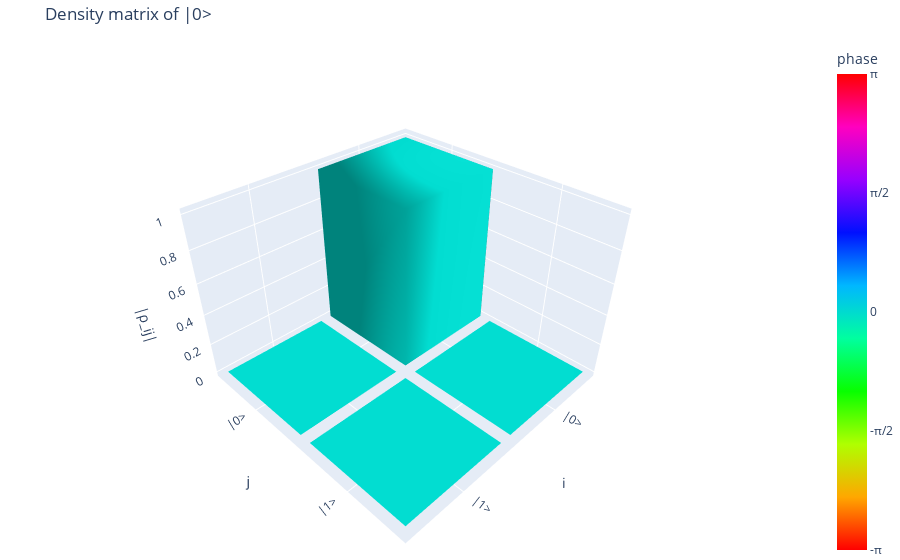
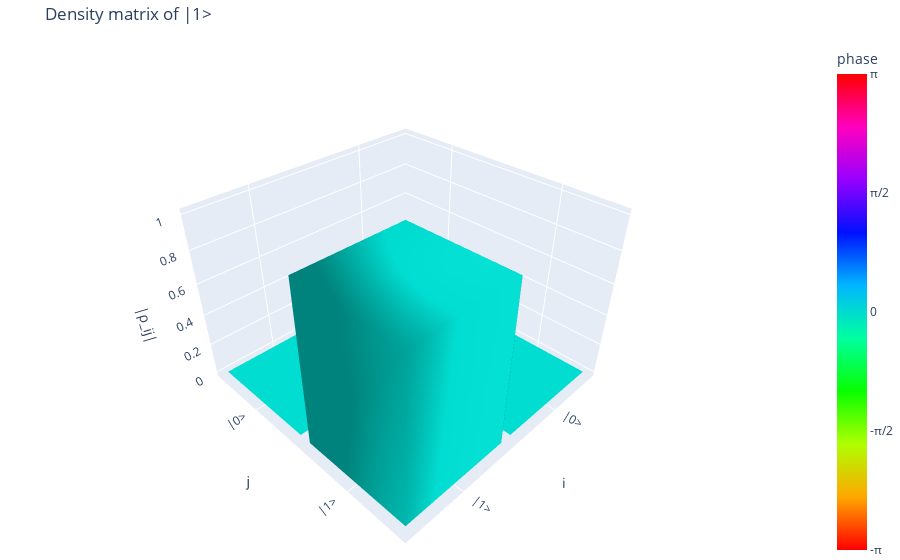
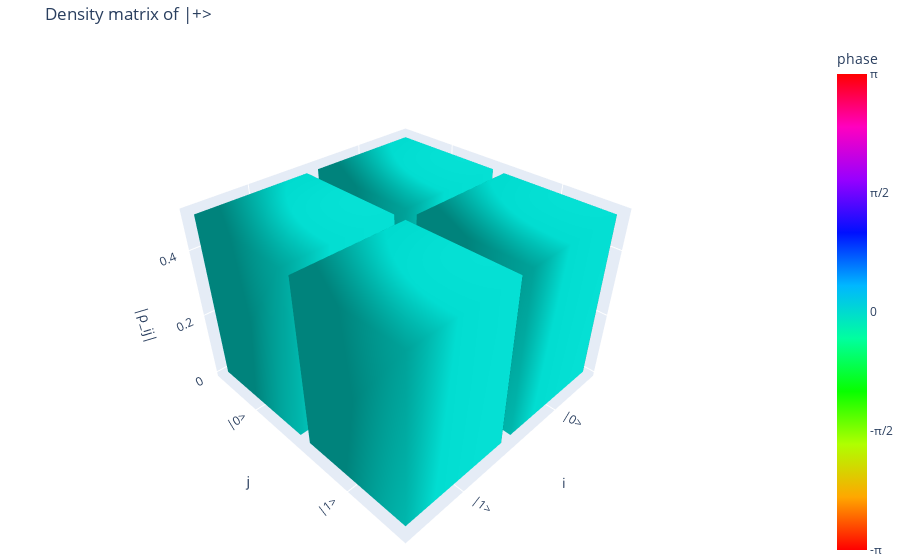
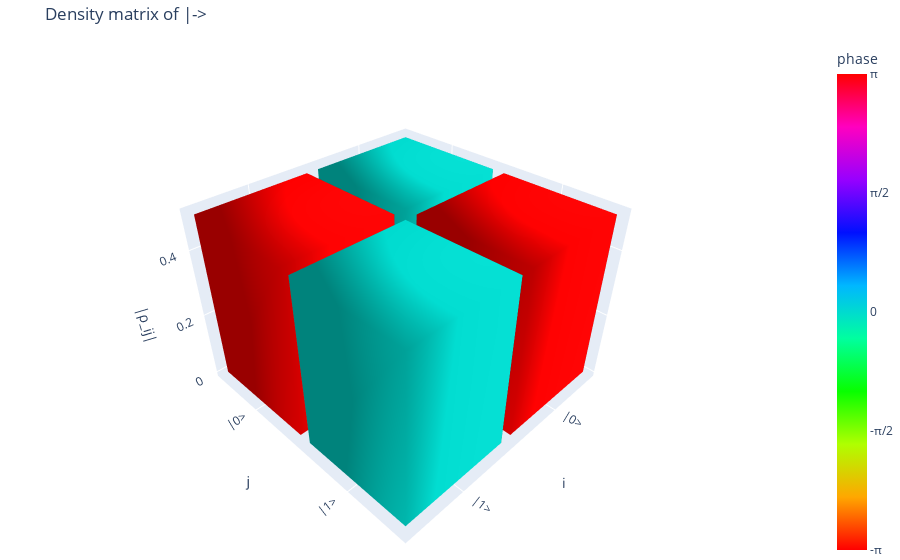

Notebook code for these charts, in order:
### Code cell
for name, rho in density_matrices.items():
    plot_density_matrix_histogram(
        rho,
        basis_labels=["|0>", "|1>"],
        title=f"Density matrix of {name}"
    )
    print(name, "trace:", np.trace(rho))
    print(name, "Hermitian:", np.allclose(rho, rho.conj().T))

### Figure 1 — Plotly figure (JSON) as saved in the notebook; plotly's stock layout.template omitted (floating-point values rounded to 4 significant figures)
{"data": [{"cmax": 3.142, "cmin": -3.142, "colorbar": {"ticktext": ["-π", "-π/2", "0", "π/2", "π"], "tickvals": [-3.142, -1.571, 0, 1.571, 3.142], "title": {"text": "phase "}}, "colorscale": [[0, "#ff0000"], [0.1111, "#ffa700"], [0.2222, "#afff00"], [0.3333, "#08ff00"], [0.4444, "#00ff9f"], [0.5556, "#00b7ff"], [0.6667, "#0010ff"], [0.7778, "#9700ff"], [0.8889, "#ff00bf"], [1, "#ff0000"]], "flatshading": false, "hovertemplate": "i=0, j=0<br>|ρ_ij|=1.000<br>arg(ρ_ij)=0<extra></extra>", "i": [0, 0, 4, 4, 0, 0, 1, 1, 2, 2, 3, 3], "intensity": [0, 0, 0, 0, 0, 0, 0, 0], "j": [1, 2, 5, 6, 1, 5, 2, 6, 3, 7, 0, 4], "k": [2, 3, 6, 7, 5, 4, 6, 5, 7, 6, 4, 7], "lighting": {"ambient": 0.6, "diffuse": 0.7}, "opacity": 1, "showscale": true, "type": "mesh3d", "x": [-0.45, 0.45, 0.45, -0.45, -0.45, 0.45, 0.45, -0.45], "y": [-0.45, -0.45, 0.45, 0.45, -0.45, -0.45, 0.45, 0.45], "z": [0, 0, 0, 0, 1, 1, 1, 1]}, {"cmax": 3.142, "cmin": -3.142, "colorscale": [[0, "#ff0000"], [0.1111, "#ffa700"], [0.2222, "#afff00"], [0.3333, "#08ff00"], [0.4444, "#00ff9f"], [0.5556, "#00b7ff"], [0.6667, "#0010ff"], [0.7778, "#9700ff"], [0.8889, "#ff00bf"], [1, "#ff0000"]], "flatshading": false, "hovertemplate": "i=0, j=1<br>|ρ_ij|=0.000<br>arg(ρ_ij)=0<extra></extra>", "i": [0, 0, 4, 4, 0, 0, 1, 1, 2, 2, 3, 3], "intensity": [0, 0, 0, 0, 0, 0, 0, 0], "j": [1, 2, 5, 6, 1, 5, 2, 6, 3, 7, 0, 4], "k": [2, 3, 6, 7, 5, 4, 6, 5, 7, 6, 4, 7], "lighting": {"ambient": 0.6, "diffuse": 0.7}, "opacity": 1, "showscale": false, "type": "mesh3d", "x": [-0.45, 0.45, 0.45, -0.45, -0.45, 0.45, 0.45, -0.45], "y": [0.55, 0.55, 1.45, 1.45, 0.55, 0.55, 1.45, 1.45], "z": [0, 0, 0, 0, 0, 0, 0, 0]}, {"cmax": 3.142, "cmin": -3.142, "colorscale": [[0, "#ff0000"], [0.1111, "#ffa700"], [0.2222, "#afff00"], [0.3333, "#08ff00"], [0.4444, "#00ff9f"], [0.5556, "#00b7ff"], [0.6667, "#0010ff"], [0.7778, "#9700ff"], [0.8889, "#ff00bf"], [1, "#ff0000"]], "flatshading": false, "hovertemplate": "i=1, j=0<br>|ρ_ij|=0.000<br>arg(ρ_ij)=0<extra></extra>", "i": [0, 0, 4, 4, 0, 0, 1, 1, 2, 2, 3, 3], "intensity": [0, 0, 0, 0, 0, 0, 0, 0], "j": [1, 2, 5, 6, 1, 5, 2, 6, 3, 7, 0, 4], "k": [2, 3, 6, 7, 5, 4, 6, 5, 7, 6, 4, 7], "lighting": {"ambient": 0.6, "diffuse": 0.7}, "opacity": 1, "showscale": false, "type": "mesh3d", "x": [0.55, 1.45, 1.45, 0.55, 0.55, 1.45, 1.45, 0.55], "y": [-0.45, -0.45, 0.45, 0.45, -0.45, -0.45, 0.45, 0.45], "z": [0, 0, 0, 0, 0, 0, 0, 0]}, {"cmax": 3.142, "cmin": -3.142, "colorscale": [[0, "#ff0000"], [0.1111, "#ffa700"], [0.2222, "#afff00"], [0.3333, "#08ff00"], [0.4444, "#00ff9f"], [0.5556, "#00b7ff"], [0.6667, "#0010ff"], [0.7778, "#9700ff"], [0.8889, "#ff00bf"], [1, "#ff0000"]], "flatshading": false, "hovertemplate": "i=1, j=1<br>|ρ_ij|=0.000<br>arg(ρ_ij)=0<extra></extra>", "i": [0, 0, 4, 4, 0, 0, 1, 1, 2, 2, 3, 3], "intensity": [0, 0, 0, 0, 0, 0, 0, 0], "j": [1, 2, 5, 6, 1, 5, 2, 6, 3, 7, 0, 4], "k": [2, 3, 6, 7, 5, 4, 6, 5, 7, 6, 4, 7], "lighting": {"ambient": 0.6, "diffuse": 0.7}, "opacity": 1, "showscale": false, "type": "mesh3d", "x": [0.55, 1.45, 1.45, 0.55, 0.55, 1.45, 1.45, 0.55], "y": [0.55, 0.55, 1.45, 1.45, 0.55, 0.55, 1.45, 1.45], "z": [0, 0, 0, 0, 0, 0, 0, 0]}], "layout": {"margin": {"b": 0, "l": 0, "r": 0, "t": 40}, "scene": {"aspectratio": {"x": 1, "y": 1, "z": 0.7}, "xaxis": {"tickmode": "array", "ticktext": ["|0>", "|1>"], "tickvals": [0, 1], "title": {"text": "i"}}, "yaxis": {"tickmode": "array", "ticktext": ["|0>", "|1>"], "tickvals": [0, 1], "title": {"text": "j"}}, "zaxis": {"title": {"text": "|ρ_ij|"}}}, "title": {"text": "Density matrix of |0>"}}}

### Figure 2 — Plotly figure (JSON) as saved in the notebook; plotly's stock layout.template omitted (floating-point values rounded to 4 significant figures)
{"data": [{"cmax": 3.142, "cmin": -3.142, "colorbar": {"ticktext": ["-π", "-π/2", "0", "π/2", "π"], "tickvals": [-3.142, -1.571, 0, 1.571, 3.142], "title": {"text": "phase "}}, "colorscale": [[0, "#ff0000"], [0.1111, "#ffa700"], [0.2222, "#afff00"], [0.3333, "#08ff00"], [0.4444, "#00ff9f"], [0.5556, "#00b7ff"], [0.6667, "#0010ff"], [0.7778, "#9700ff"], [0.8889, "#ff00bf"], [1, "#ff0000"]], "flatshading": false, "hovertemplate": "i=0, j=0<br>|ρ_ij|=0.000<br>arg(ρ_ij)=0<extra></extra>", "i": [0, 0, 4, 4, 0, 0, 1, 1, 2, 2, 3, 3], "intensity": [0, 0, 0, 0, 0, 0, 0, 0], "j": [1, 2, 5, 6, 1, 5, 2, 6, 3, 7, 0, 4], "k": [2, 3, 6, 7, 5, 4, 6, 5, 7, 6, 4, 7], "lighting": {"ambient": 0.6, "diffuse": 0.7}, "opacity": 1, "showscale": true, "type": "mesh3d", "x": [-0.45, 0.45, 0.45, -0.45, -0.45, 0.45, 0.45, -0.45], "y": [-0.45, -0.45, 0.45, 0.45, -0.45, -0.45, 0.45, 0.45], "z": [0, 0, 0, 0, 0, 0, 0, 0]}, {"cmax": 3.142, "cmin": -3.142, "colorscale": [[0, "#ff0000"], [0.1111, "#ffa700"], [0.2222, "#afff00"], [0.3333, "#08ff00"], [0.4444, "#00ff9f"], [0.5556, "#00b7ff"], [0.6667, "#0010ff"], [0.7778, "#9700ff"], [0.8889, "#ff00bf"], [1, "#ff0000"]], "flatshading": false, "hovertemplate": "i=0, j=1<br>|ρ_ij|=0.000<br>arg(ρ_ij)=0<extra></extra>", "i": [0, 0, 4, 4, 0, 0, 1, 1, 2, 2, 3, 3], "intensity": [0, 0, 0, 0, 0, 0, 0, 0], "j": [1, 2, 5, 6, 1, 5, 2, 6, 3, 7, 0, 4], "k": [2, 3, 6, 7, 5, 4, 6, 5, 7, 6, 4, 7], "lighting": {"ambient": 0.6, "diffuse": 0.7}, "opacity": 1, "showscale": false, "type": "mesh3d", "x": [-0.45, 0.45, 0.45, -0.45, -0.45, 0.45, 0.45, -0.45], "y": [0.55, 0.55, 1.45, 1.45, 0.55, 0.55, 1.45, 1.45], "z": [0, 0, 0, 0, 0, 0, 0, 0]}, {"cmax": 3.142, "cmin": -3.142, "colorscale": [[0, "#ff0000"], [0.1111, "#ffa700"], [0.2222, "#afff00"], [0.3333, "#08ff00"], [0.4444, "#00ff9f"], [0.5556, "#00b7ff"], [0.6667, "#0010ff"], [0.7778, "#9700ff"], [0.8889, "#ff00bf"], [1, "#ff0000"]], "flatshading": false, "hovertemplate": "i=1, j=0<br>|ρ_ij|=0.000<br>arg(ρ_ij)=0<extra></extra>", "i": [0, 0, 4, 4, 0, 0, 1, 1, 2, 2, 3, 3], "intensity": [0, 0, 0, 0, 0, 0, 0, 0], "j": [1, 2, 5, 6, 1, 5, 2, 6, 3, 7, 0, 4], "k": [2, 3, 6, 7, 5, 4, 6, 5, 7, 6, 4, 7], "lighting": {"ambient": 0.6, "diffuse": 0.7}, "opacity": 1, "showscale": false, "type": "mesh3d", "x": [0.55, 1.45, 1.45, 0.55, 0.55, 1.45, 1.45, 0.55], "y": [-0.45, -0.45, 0.45, 0.45, -0.45, -0.45, 0.45, 0.45], "z": [0, 0, 0, 0, 0, 0, 0, 0]}, {"cmax": 3.142, "cmin": -3.142, "colorscale": [[0, "#ff0000"], [0.1111, "#ffa700"], [0.2222, "#afff00"], [0.3333, "#08ff00"], [0.4444, "#00ff9f"], [0.5556, "#00b7ff"], [0.6667, "#0010ff"], [0.7778, "#9700ff"], [0.8889, "#ff00bf"], [1, "#ff0000"]], "flatshading": false, "hovertemplate": "i=1, j=1<br>|ρ_ij|=1.000<br>arg(ρ_ij)=0<extra></extra>", "i": [0, 0, 4, 4, 0, 0, 1, 1, 2, 2, 3, 3], "intensity": [0, 0, 0, 0, 0, 0, 0, 0], "j": [1, 2, 5, 6, 1, 5, 2, 6, 3, 7, 0, 4], "k": [2, 3, 6, 7, 5, 4, 6, 5, 7, 6, 4, 7], "lighting": {"ambient": 0.6, "diffuse": 0.7}, "opacity": 1, "showscale": false, "type": "mesh3d", "x": [0.55, 1.45, 1.45, 0.55, 0.55, 1.45, 1.45, 0.55], "y": [0.55, 0.55, 1.45, 1.45, 0.55, 0.55, 1.45, 1.45], "z": [0, 0, 0, 0, 1, 1, 1, 1]}], "layout": {"margin": {"b": 0, "l": 0, "r": 0, "t": 40}, "scene": {"aspectratio": {"x": 1, "y": 1, "z": 0.7}, "xaxis": {"tickmode": "array", "ticktext": ["|0>", "|1>"], "tickvals": [0, 1], "title": {"text": "i"}}, "yaxis": {"tickmode": "array", "ticktext": ["|0>", "|1>"], "tickvals": [0, 1], "title": {"text": "j"}}, "zaxis": {"title": {"text": "|ρ_ij|"}}}, "title": {"text": "Density matrix of |1>"}}}

### Figure 3 — Plotly figure (JSON) as saved in the notebook; plotly's stock layout.template omitted (floating-point values rounded to 4 significant figures)
{"data": [{"cmax": 3.142, "cmin": -3.142, "colorbar": {"ticktext": ["-π", "-π/2", "0", "π/2", "π"], "tickvals": [-3.142, -1.571, 0, 1.571, 3.142], "title": {"text": "phase "}}, "colorscale": [[0, "#ff0000"], [0.1111, "#ffa700"], [0.2222, "#afff00"], [0.3333, "#08ff00"], [0.4444, "#00ff9f"], [0.5556, "#00b7ff"], [0.6667, "#0010ff"], [0.7778, "#9700ff"], [0.8889, "#ff00bf"], [1, "#ff0000"]], "flatshading": false, "hovertemplate": "i=0, j=0<br>|ρ_ij|=0.500<br>arg(ρ_ij)=0<extra></extra>", "i": [0, 0, 4, 4, 0, 0, 1, 1, 2, 2, 3, 3], "intensity": [0, 0, 0, 0, 0, 0, 0, 0], "j": [1, 2, 5, 6, 1, 5, 2, 6, 3, 7, 0, 4], "k": [2, 3, 6, 7, 5, 4, 6, 5, 7, 6, 4, 7], "lighting": {"ambient": 0.6, "diffuse": 0.7}, "opacity": 1, "showscale": true, "type": "mesh3d", "x": [-0.45, 0.45, 0.45, -0.45, -0.45, 0.45, 0.45, -0.45], "y": [-0.45, -0.45, 0.45, 0.45, -0.45, -0.45, 0.45, 0.45], "z": [0, 0, 0, 0, 0.5, 0.5, 0.5, 0.5]}, {"cmax": 3.142, "cmin": -3.142, "colorscale": [[0, "#ff0000"], [0.1111, "#ffa700"], [0.2222, "#afff00"], [0.3333, "#08ff00"], [0.4444, "#00ff9f"], [0.5556, "#00b7ff"], [0.6667, "#0010ff"], [0.7778, "#9700ff"], [0.8889, "#ff00bf"], [1, "#ff0000"]], "flatshading": false, "hovertemplate": "i=0, j=1<br>|ρ_ij|=0.500<br>arg(ρ_ij)=0<extra></extra>", "i": [0, 0, 4, 4, 0, 0, 1, 1, 2, 2, 3, 3], "intensity": [0, 0, 0, 0, 0, 0, 0, 0], "j": [1, 2, 5, 6, 1, 5, 2, 6, 3, 7, 0, 4], "k": [2, 3, 6, 7, 5, 4, 6, 5, 7, 6, 4, 7], "lighting": {"ambient": 0.6, "diffuse": 0.7}, "opacity": 1, "showscale": false, "type": "mesh3d", "x": [-0.45, 0.45, 0.45, -0.45, -0.45, 0.45, 0.45, -0.45], "y": [0.55, 0.55, 1.45, 1.45, 0.55, 0.55, 1.45, 1.45], "z": [0, 0, 0, 0, 0.5, 0.5, 0.5, 0.5]}, {"cmax": 3.142, "cmin": -3.142, "colorscale": [[0, "#ff0000"], [0.1111, "#ffa700"], [0.2222, "#afff00"], [0.3333, "#08ff00"], [0.4444, "#00ff9f"], [0.5556, "#00b7ff"], [0.6667, "#0010ff"], [0.7778, "#9700ff"], [0.8889, "#ff00bf"], [1, "#ff0000"]], "flatshading": false, "hovertemplate": "i=1, j=0<br>|ρ_ij|=0.500<br>arg(ρ_ij)=0<extra></extra>", "i": [0, 0, 4, 4, 0, 0, 1, 1, 2, 2, 3, 3], "intensity": [0, 0, 0, 0, 0, 0, 0, 0], "j": [1, 2, 5, 6, 1, 5, 2, 6, 3, 7, 0, 4], "k": [2, 3, 6, 7, 5, 4, 6, 5, 7, 6, 4, 7], "lighting": {"ambient": 0.6, "diffuse": 0.7}, "opacity": 1, "showscale": false, "type": "mesh3d", "x": [0.55, 1.45, 1.45, 0.55, 0.55, 1.45, 1.45, 0.55], "y": [-0.45, -0.45, 0.45, 0.45, -0.45, -0.45, 0.45, 0.45], "z": [0, 0, 0, 0, 0.5, 0.5, 0.5, 0.5]}, {"cmax": 3.142, "cmin": -3.142, "colorscale": [[0, "#ff0000"], [0.1111, "#ffa700"], [0.2222, "#afff00"], [0.3333, "#08ff00"], [0.4444, "#00ff9f"], [0.5556, "#00b7ff"], [0.6667, "#0010ff"], [0.7778, "#9700ff"], [0.8889, "#ff00bf"], [1, "#ff0000"]], "flatshading": false, "hovertemplate": "i=1, j=1<br>|ρ_ij|=0.500<br>arg(ρ_ij)=0<extra></extra>", "i": [0, 0, 4, 4, 0, 0, 1, 1, 2, 2, 3, 3], "intensity": [0, 0, 0, 0, 0, 0, 0, 0], "j": [1, 2, 5, 6, 1, 5, 2, 6, 3, 7, 0, 4], "k": [2, 3, 6, 7, 5, 4, 6, 5, 7, 6, 4, 7], "lighting": {"ambient": 0.6, "diffuse": 0.7}, "opacity": 1, "showscale": false, "type": "mesh3d", "x": [0.55, 1.45, 1.45, 0.55, 0.55, 1.45, 1.45, 0.55], "y": [0.55, 0.55, 1.45, 1.45, 0.55, 0.55, 1.45, 1.45], "z": [0, 0, 0, 0, 0.5, 0.5, 0.5, 0.5]}], "layout": {"margin": {"b": 0, "l": 0, "r": 0, "t": 40}, "scene": {"aspectratio": {"x": 1, "y": 1, "z": 0.7}, "xaxis": {"tickmode": "array", "ticktext": ["|0>", "|1>"], "tickvals": [0, 1], "title": {"text": "i"}}, "yaxis": {"tickmode": "array", "ticktext": ["|0>", "|1>"], "tickvals": [0, 1], "title": {"text": "j"}}, "zaxis": {"title": {"text": "|ρ_ij|"}}}, "title": {"text": "Density matrix of |+>"}}}

### Figure 4 — Plotly figure (JSON) as saved in the notebook; plotly's stock layout.template omitted (floating-point values rounded to 4 significant figures)
{"data": [{"cmax": 3.142, "cmin": -3.142, "colorbar": {"ticktext": ["-π", "-π/2", "0", "π/2", "π"], "tickvals": [-3.142, -1.571, 0, 1.571, 3.142], "title": {"text": "phase "}}, "colorscale": [[0, "#ff0000"], [0.1111, "#ffa700"], [0.2222, "#afff00"], [0.3333, "#08ff00"], [0.4444, "#00ff9f"], [0.5556, "#00b7ff"], [0.6667, "#0010ff"], [0.7778, "#9700ff"], [0.8889, "#ff00bf"], [1, "#ff0000"]], "flatshading": false, "hovertemplate": "i=0, j=0<br>|ρ_ij|=0.500<br>arg(ρ_ij)=0<extra></extra>", "i": [0, 0, 4, 4, 0, 0, 1, 1, 2, 2, 3, 3], "intensity": [0, 0, 0, 0, 0, 0, 0, 0], "j": [1, 2, 5, 6, 1, 5, 2, 6, 3, 7, 0, 4], "k": [2, 3, 6, 7, 5, 4, 6, 5, 7, 6, 4, 7], "lighting": {"ambient": 0.6, "diffuse": 0.7}, "opacity": 1, "showscale": true, "type": "mesh3d", "x": [-0.45, 0.45, 0.45, -0.45, -0.45, 0.45, 0.45, -0.45], "y": [-0.45, -0.45, 0.45, 0.45, -0.45, -0.45, 0.45, 0.45], "z": [0, 0, 0, 0, 0.5, 0.5, 0.5, 0.5]}, {"cmax": 3.142, "cmin": -3.142, "colorscale": [[0, "#ff0000"], [0.1111, "#ffa700"], [0.2222, "#afff00"], [0.3333, "#08ff00"], [0.4444, "#00ff9f"], [0.5556, "#00b7ff"], [0.6667, "#0010ff"], [0.7778, "#9700ff"], [0.8889, "#ff00bf"], [1, "#ff0000"]], "flatshading": false, "hovertemplate": "i=0, j=1<br>|ρ_ij|=0.500<br>arg(ρ_ij)=π<extra></extra>", "i": [0, 0, 4, 4, 0, 0, 1, 1, 2, 2, 3, 3], "intensity": [3.142, 3.142, 3.142, 3.142, 3.142, 3.142, 3.142, 3.142], "j": [1, 2, 5, 6, 1, 5, 2, 6, 3, 7, 0, 4], "k": [2, 3, 6, 7, 5, 4, 6, 5, 7, 6, 4, 7], "lighting": {"ambient": 0.6, "diffuse": 0.7}, "opacity": 1, "showscale": false, "type": "mesh3d", "x": [-0.45, 0.45, 0.45, -0.45, -0.45, 0.45, 0.45, -0.45], "y": [0.55, 0.55, 1.45, 1.45, 0.55, 0.55, 1.45, 1.45], "z": [0, 0, 0, 0, 0.5, 0.5, 0.5, 0.5]}, {"cmax": 3.142, "cmin": -3.142, "colorscale": [[0, "#ff0000"], [0.1111, "#ffa700"], [0.2222, "#afff00"], [0.3333, "#08ff00"], [0.4444, "#00ff9f"], [0.5556, "#00b7ff"], [0.6667, "#0010ff"], [0.7778, "#9700ff"], [0.8889, "#ff00bf"], [1, "#ff0000"]], "flatshading": false, "hovertemplate": "i=1, j=0<br>|ρ_ij|=0.500<br>arg(ρ_ij)=π<extra></extra>", "i": [0, 0, 4, 4, 0, 0, 1, 1, 2, 2, 3, 3], "intensity": [3.142, 3.142, 3.142, 3.142, 3.142, 3.142, 3.142, 3.142], "j": [1, 2, 5, 6, 1, 5, 2, 6, 3, 7, 0, 4], "k": [2, 3, 6, 7, 5, 4, 6, 5, 7, 6, 4, 7], "lighting": {"ambient": 0.6, "diffuse": 0.7}, "opacity": 1, "showscale": false, "type": "mesh3d", "x": [0.55, 1.45, 1.45, 0.55, 0.55, 1.45, 1.45, 0.55], "y": [-0.45, -0.45, 0.45, 0.45, -0.45, -0.45, 0.45, 0.45], "z": [0, 0, 0, 0, 0.5, 0.5, 0.5, 0.5]}, {"cmax": 3.142, "cmin": -3.142, "colorscale": [[0, "#ff0000"], [0.1111, "#ffa700"], [0.2222, "#afff00"], [0.3333, "#08ff00"], [0.4444, "#00ff9f"], [0.5556, "#00b7ff"], [0.6667, "#0010ff"], [0.7778, "#9700ff"], [0.8889, "#ff00bf"], [1, "#ff0000"]], "flatshading": false, "hovertemplate": "i=1, j=1<br>|ρ_ij|=0.500<br>arg(ρ_ij)=0<extra></extra>", "i": [0, 0, 4, 4, 0, 0, 1, 1, 2, 2, 3, 3], "intensity": [0, 0, 0, 0, 0, 0, 0, 0], "j": [1, 2, 5, 6, 1, 5, 2, 6, 3, 7, 0, 4], "k": [2, 3, 6, 7, 5, 4, 6, 5, 7, 6, 4, 7], "lighting": {"ambient": 0.6, "diffuse": 0.7}, "opacity": 1, "showscale": false, "type": "mesh3d", "x": [0.55, 1.45, 1.45, 0.55, 0.55, 1.45, 1.45, 0.55], "y": [0.55, 0.55, 1.45, 1.45, 0.55, 0.55, 1.45, 1.45], "z": [0, 0, 0, 0, 0.5, 0.5, 0.5, 0.5]}], "layout": {"margin": {"b": 0, "l": 0, "r": 0, "t": 40}, "scene": {"aspectratio": {"x": 1, "y": 1, "z": 0.7}, "xaxis": {"tickmode": "array", "ticktext": ["|0>", "|1>"], "tickvals": [0, 1], "title": {"text": "i"}}, "yaxis": {"tickmode": "array", "ticktext": ["|0>", "|1>"], "tickvals": [0, 1], "title": {"text": "j"}}, "zaxis": {"title": {"text": "|ρ_ij|"}}}, "title": {"text": "Density matrix of |->"}}}
